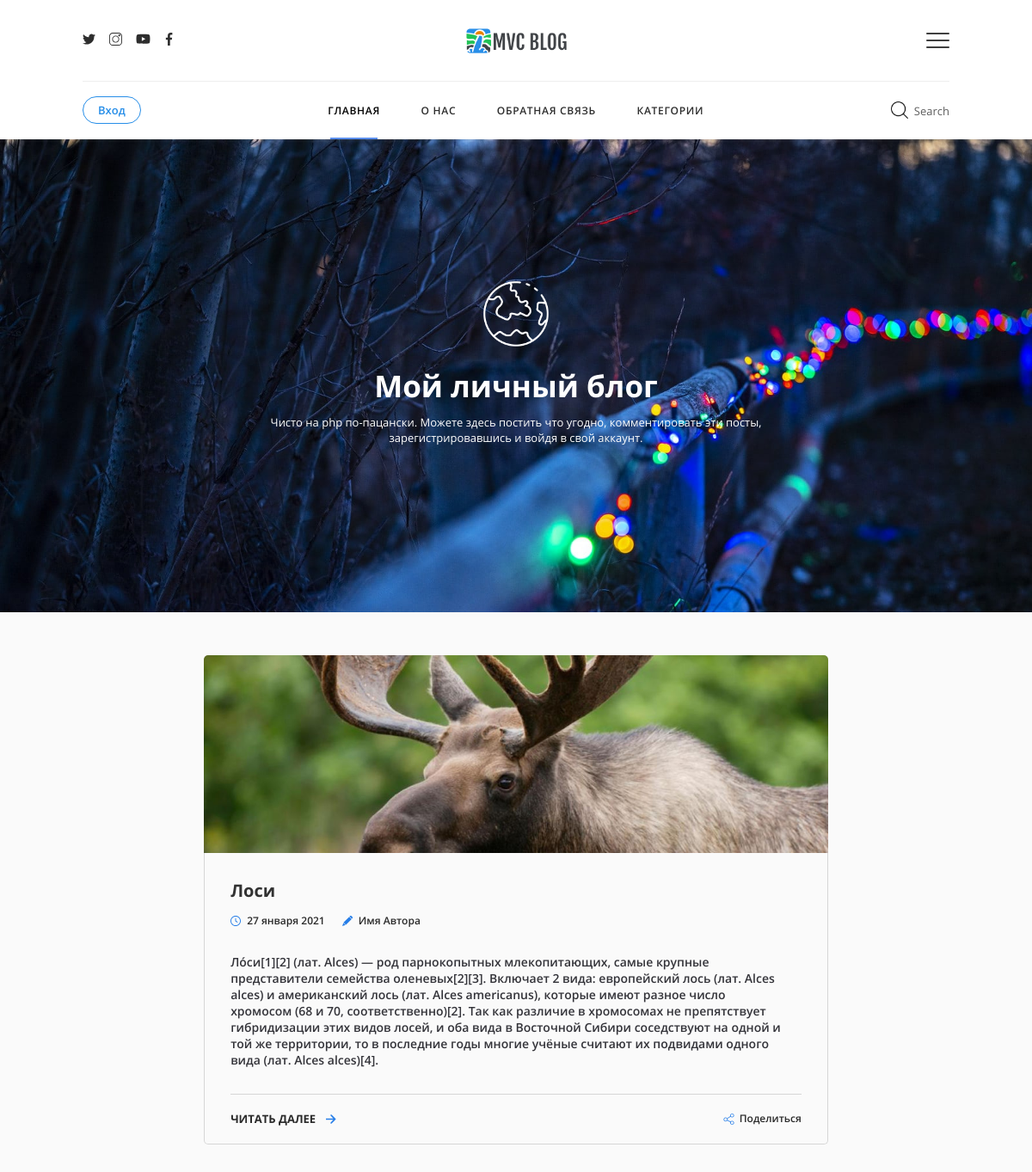
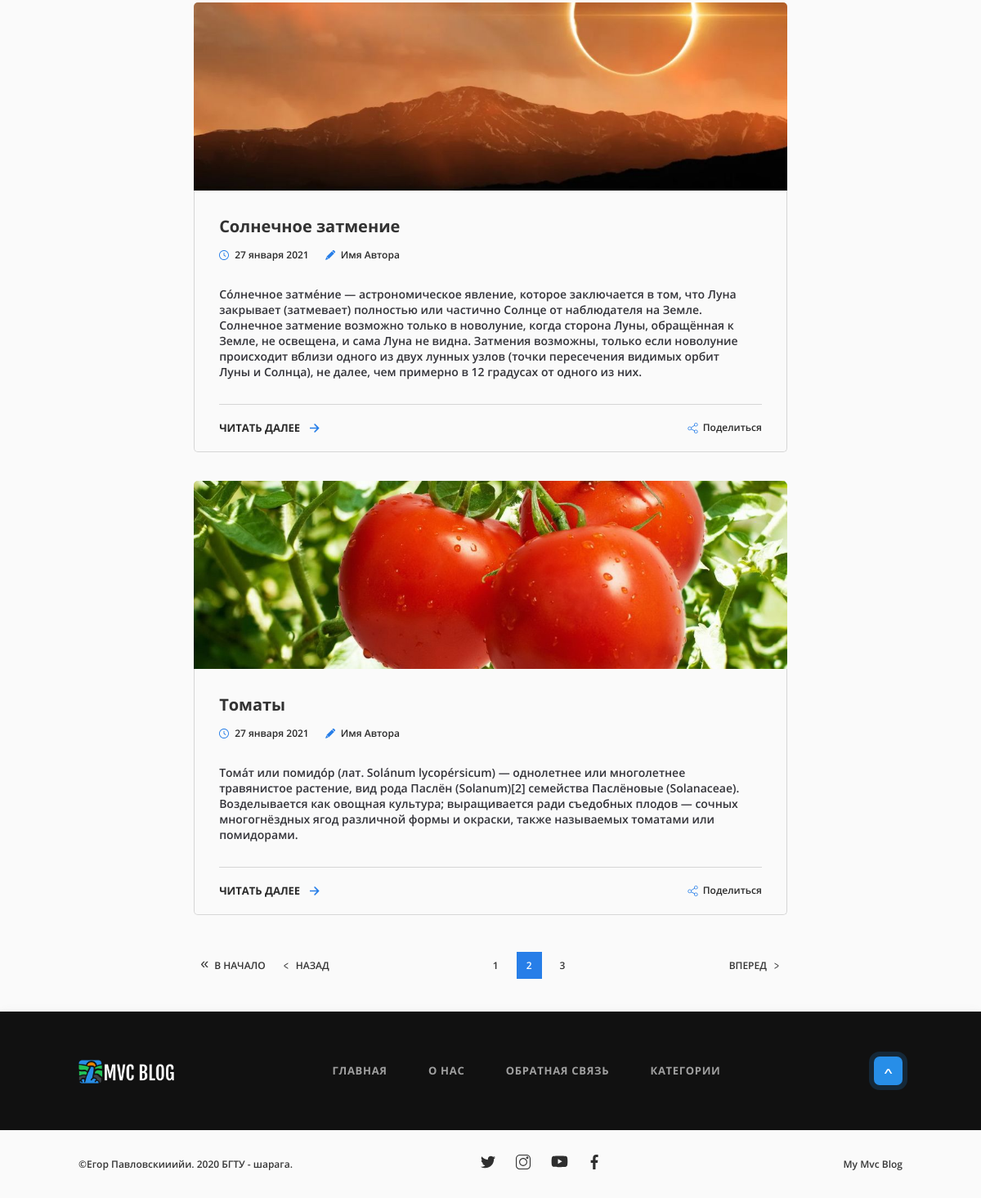
/main/index/2, run on the app's committed database (2 pictures, top to bottom).
### tables this page shows
CREATE TABLE `posts` (
  `id` int(11) NOT NULL,
  `name` text DEFAULT NULL,
  `description` text DEFAULT NULL,
  `text` text DEFAULT NULL,
  `date_of_create` datetime DEFAULT NULL,
  `date_of_last_edit` datetime DEFAULT NULL,
  `likes` int(11) NOT NULL DEFAULT 0,
  `dislikes` int(11) NOT NULL DEFAULT 0,
  `views` int(11) NOT NULL DEFAULT 0
);

### application/controllers/MainController.php (called while the page is built, shortened)
<?php
class MainController extends Controller {
    public $account;
    public function __construct($route)
    {
        $this->account = new Account();
    }
    public function indexAction(){
        $limit = 3;
        $pagination = new Pagination($this->route, $this->model->getNewestPostsCount(), $limit);
        $paginationContent = $pagination->getContent();
        $posts = $this->model->getNewestPostsByLimit($limit, $pagination->currentPage);
        for ($i = 0; $i < count($posts); $i++){
            $posts[$i]['col_of_comments'] = $this->model->commentsCount($posts[$i]['id']);
        }
        $userData = $this->account->getAuthorizeData();
        $this->view->render('Главная страница', [
            'posts' => $posts,
            'pagination' => $paginationContent,
            'userData' => $userData
        ]);
    }
}

### index.php (called while the page is built, shortened)
<?php
spl_autoload_register(function($class){
    $src = str_replace('\\', '/', $class) . '.php';
});
$s = new Router();
$s->run();

### application/core/Controller.php (called while the page is built, shortened)
<?php
abstract class Controller {
	public $route;
	public $acl;
	public function __construct($route) {
        $this->route = $route;
        if($this->checkAcl()) {
            $this->model = $this->loadModel($route['controller']);
        } else{
            View::errorCode(403);
        }
	}
	public function loadModel($name){
	    $path = 'application\models\\'.ucfirst($name);
	    if(class_exists($path)){
	        return new $path();
        }
    }
    public function checkAcl(){
	    $filename = 'application/acl/'.$this->route['controller'].'.php';
	    if(file_exists($filename)){
            $this->acl = require $filename;
            if($this->isAcl('all')){
                return true;
            }
            return false;
        } else{
	        View::errorCode(404);
        }
    }
    public function isAcl($key){
        return in_array($this->route['action'], $this->acl[$key]);
    }
}

### application/config/db.php (called while the page is built)
<?php
return [
    'host' => 'localhost',
    'name' => 'mvc_db',
    'user' => 'root',
    'password' => 'root',
    'charset' => 'utf8'
];

### application/lib/Db.php (called while the page is built, shortened)
<?php
class Db
{
   protected $db;
   public function __construct()
   {
       $config =  require 'application/config/db.php';
       $this->db = new PDO("mysql:host={$config['host']};dbname={$config['name']};charset={$config['charset']}", $config['user'], $config['password']);
   }
    public function query($request, $params = [])
    {
        $query = $this->db->prepare($request);
        if (!empty($params)) {
            foreach ($params as $key => $param) {
                if (is_int($param)) {
                    $query->bindValue(':' . $key, $param, PDO::PARAM_INT);
                } else {
                    $query->bindValue(':' . $key, $param, PDO::PARAM_STR);
                }
            }
        }
        if(!$query->execute()){
            return false;
        }
        return $query;
    }
    public function row($request, $params = []){
        $query = $this->query($request, $params);
        $result = $query->fetchAll(PDO::FETCH_ASSOC);
        return $result;
    }
    public function column($request, $params = []){
        $query = $this->query($request, $params);
        return $query->fetchColumn();
    }
}

### application/core/Model.php (called while the page is built, shortened)
<?php
abstract class Model {
	public function __construct() {
        $this->db = new Db();
	}
}

### application/models/Main.php (called while the page is built, shortened)
<?php
class Main extends Model {
    public function getNewestPostsByLimit($limit, $currentPage){
        $params = [
            'limit' => $limit,
            'offset' => ($currentPage-1)*$limit
        ];
        return $this->db->row('SELECT * FROM posts WHERE TO_DAYS(NOW()) - TO_DAYS(date_of_create) <= 30 ORDER BY `date_of_create` DESC LIMIT :limit OFFSET :offset', $params);
    }
    public function getNewestPostsCount(){
        return $this->db->column('SELECT COUNT(id) FROM posts WHERE TO_DAYS(NOW()) - TO_DAYS(date_of_create) <= 30');
    }
    public function commentsCount($postId){
        $params = [
            'post_id' => $postId,
            'record_type' => 'comment'
        ];
        return $this->db->column('SELECT COUNT(author_id) FROM comments WHERE post_id = :post_id AND record_type = :record_type', $params);
    }
}

### application/views/main/index.php (the view, shortened to what this page needs)
    <div class="header_flex">
        <div class="header_title">
            <img src="/public/imgs/main_header_title_img.png">
            <h2>Мой личный блог</h2>
            <p>Чисто на php по-пацански. Можете здесь постить что угодно, комментировать эти посты, зарегистрировавшись и войдя в свой аккаунт.</p>
        </div>
    </div>
</header>
<div class="column pd_s">
    <div class="recordings_container">
        <section class="blog_recordings">
            <?php if (empty($posts)): ?>
                <p>Посты закончились, зай :3</p>
            <?php else: ?>
                <?php foreach ($posts as $post): ?>
                    <article class="blog_recording">
                        <div class="blog_img">
                            <img src="/public/uploaded_information/<?=$post["id"]?>.jpg">
                        </div>
                        <div class="main_post_content">
                            <div class="record_container">
                                <div class="blog_recording_block">
                                    <div class="name_block">
                                        <a href="<?='/post/'.$post['id']?>" class="blog_name">
                                            <?=htmlspecialchars($post['name'], ENT_QUOTES|ENT_HTML5, 'UTF-8', true);?>
                                        </a>
                                        <div class="info-block">
                                            <div class="blog_date">
                                                <img src="/public/imgs/clock.svg"/>
                                               <p>
                                                   <?php
                                                   $postDateStr = $post['date_of_create'];
                                                   $postDate = strtotime($postDateStr);
                                                   $arr = [
                                                       'января',
                                                       'февраля',
                                                       'марта',
                                                       'апреля',
                                                       'мая',
                                                       'июня',
                                                       'июля',
                                                       'августа',
                                                       'сентября',
                                                       'октября',
                                                       'ноября',
                                                       'декабря'
                                                   ];
                                                   $month = $arr[date('n', $postDate)-1];
                                                   echo date('j ', $postDate) . $month . date(' Y', $postDate);
                                                   ?>
                                               </p>
                                            </div>
                                            <div class="author_name">
                                                <a href="/account/userprofile/(userid)">
                                                    <img src="/public/imgs/pen.svg"/>
                                                    <span>Имя Автора</span>
                                                </a>
                                            </div>
                                        </div>
                                        <div class="blog_description">
                                            <?=htmlspecialchars($post['description'], ENT_QUOTES|ENT_HTML5, 'UTF-8', true);?>
                                        </div>
                                    </div>
                                </div>
                            </div>
                            <div class="last_block">
                                <div class="continue_reading">
                                    <a href="<?='/post/'.$post['id']?>">
                                        <span>Читать далее</span>
                                        <img src="/public/imgs/right-arrow.svg"/>
                                    </a>
                                </div>
                                <div class="last_block_info">
                                    <div class="share">
                                        <img src="/public/imgs/share.svg"/>
                                        <p>Поделиться</p>
                                    </div>
                                </div>
                            </div>
                        </div>
                    </article>
                <?php endforeach; ?>
            <?php endif; ?>
            <div class="buttons_block">
                <?=$pagination?>
            </div>
        </section>
    </div>
</div>

### data on the page
posts: shows a picture, name "Лоси", date_of_create "27", date_of_create "января", date_of_create "2021", description "Ло́си[1][2] (лат. Alces) — род парнокопытных млекопитающих, самые крупные представители семейства оленевых[2][3]. Включает 2 вида: европейский лось (лат. Alces alces) и американский лось (лат. Alces americanus), которые имеют разное число хромосом (68 и 70, соответственно)[2]. Так как различие в хромосомах не препятствует гибридизации этих видов лосей, и оба вида в Восточной Сибири соседствуют на одной и той же территории, то в последние годы многие учёные считают их подвидами одного вида (лат. Alces alces)[4]."
posts: shows a picture, name "Солнечное затмение", date_of_create "27", date_of_create "января", date_of_create "2021", description "Со́лнечное затме́ние — астрономическое явление, которое заключается в том, что Луна закрывает (затмевает) полностью или частично Солнце от наблюдателя на Земле. Солнечное затмение возможно только в новолуние, когда сторона Луны, обращённая к Земле, не освещена, и сама Луна не видна. Затмения возможны, только если новолуние происходит вблизи одного из двух лунных узлов (точки пересечения видимых орбит Луны и Солнца), не далее, чем примерно в 12 градусах от одного из них."
posts: shows a picture, name "Томаты", date_of_create "27", date_of_create "января", date_of_create "2021", description "Тома́т или помидóр (лат. Solánum lycopérsicum) — однолетнее или многолетнее травянистое растение, вид рода Паслён (Solanum)[2] семейства Паслёновые (Solanaceae). Возделывается как овощная культура; выращивается ради съедобных плодов — сочных многогнёздных ягод различной формы и окраски, также называемых томатами или помидорами."
